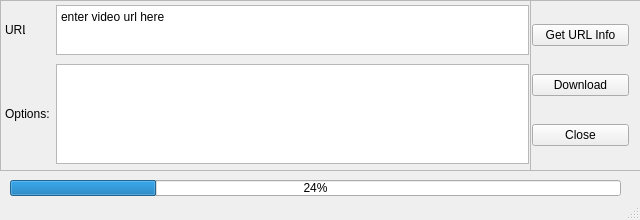
<?xml version="1.0" encoding="UTF-8"?>
<ui version="4.0">
 <author>ABG</author>
 <class>MainWindow</class>
 <widget class="QMainWindow" name="MainWindow">
  <property name="geometry">
   <rect>
    <x>0</x>
    <y>0</y>
    <width>640</width>
    <height>220</height>
   </rect>
  </property>
  <property name="minimumSize">
   <size>
    <width>640</width>
    <height>220</height>
   </size>
  </property>
  <property name="maximumSize">
   <size>
    <width>640</width>
    <height>220</height>
   </size>
  </property>
  <property name="windowTitle">
   <string>YTD</string>
  </property>
  <widget class="QWidget" name="mainWidget">
   <widget class="QFrame" name="infoFrame">
    <property name="geometry">
     <rect>
      <x>0</x>
      <y>0</y>
      <width>531</width>
      <height>171</height>
     </rect>
    </property>
    <property name="frameShape">
     <enum>QFrame::StyledPanel</enum>
    </property>
    <property name="frameShadow">
     <enum>QFrame::Raised</enum>
    </property>
    <widget class="QWidget" name="gridLayoutWidget">
     <property name="geometry">
      <rect>
       <x>0</x>
       <y>0</y>
       <width>531</width>
       <height>171</height>
      </rect>
     </property>
     <layout class="QGridLayout" name="gridLayout" rowstretch="0,0,0">
      <property name="leftMargin">
       <number>5</number>
      </property>
      <property name="topMargin">
       <number>2</number>
      </property>
      <property name="rightMargin">
       <number>2</number>
      </property>
      <property name="bottomMargin">
       <number>2</number>
      </property>
      <item row="2" column="0">
       <widget class="QLabel" name="optionsListLabel">
        <property name="text">
         <string>Options:</string>
        </property>
       </widget>
      </item>
      <item row="2" column="1">
       <widget class="QListWidget" name="optionsList">
        <property name="maximumSize">
         <size>
          <width>500</width>
          <height>100</height>
         </size>
        </property>
       </widget>
      </item>
      <item row="0" column="0">
       <widget class="QLabel" name="urlLabel">
        <property name="sizePolicy">
         <sizepolicy hsizetype="Preferred" vsizetype="Minimum">
          <horstretch>0</horstretch>
          <verstretch>0</verstretch>
         </sizepolicy>
        </property>
        <property name="maximumSize">
         <size>
          <width>20</width>
          <height>30</height>
         </size>
        </property>
        <property name="text">
         <string>URL:</string>
        </property>
       </widget>
      </item>
      <item row="0" column="1">
       <widget class="QPlainTextEdit" name="urlText">
        <property name="sizePolicy">
         <sizepolicy hsizetype="Expanding" vsizetype="Preferred">
          <horstretch>0</horstretch>
          <verstretch>0</verstretch>
         </sizepolicy>
        </property>
        <property name="minimumSize">
         <size>
          <width>0</width>
          <height>30</height>
         </size>
        </property>
        <property name="maximumSize">
         <size>
          <width>500</width>
          <height>50</height>
         </size>
        </property>
        <property name="plainText">
         <string>enter video url here</string>
        </property>
        <property name="placeholderText">
         <string/>
        </property>
       </widget>
      </item>
     </layout>
    </widget>
   </widget>
   <widget class="QProgressBar" name="loadProgressBar">
    <property name="geometry">
     <rect>
      <x>10</x>
      <y>180</y>
      <width>611</width>
      <height>16</height>
     </rect>
    </property>
    <property name="value">
     <number>24</number>
    </property>
   </widget>
   <widget class="QFrame" name="buttonsFrame">
    <property name="geometry">
     <rect>
      <x>530</x>
      <y>0</y>
      <width>111</width>
      <height>171</height>
     </rect>
    </property>
    <property name="frameShape">
     <enum>QFrame::StyledPanel</enum>
    </property>
    <property name="frameShadow">
     <enum>QFrame::Raised</enum>
    </property>
    <widget class="QWidget" name="verticalLayoutWidget">
     <property name="geometry">
      <rect>
       <x>0</x>
       <y>0</y>
       <width>101</width>
       <height>171</height>
      </rect>
     </property>
     <layout class="QVBoxLayout" name="verticalLayout">
      <property name="leftMargin">
       <number>2</number>
      </property>
      <property name="topMargin">
       <number>2</number>
      </property>
      <property name="rightMargin">
       <number>2</number>
      </property>
      <property name="bottomMargin">
       <number>2</number>
      </property>
      <item>
       <widget class="QPushButton" name="getInfoButton">
        <property name="text">
         <string>Get URL Info</string>
        </property>
       </widget>
      </item>
      <item>
       <widget class="QPushButton" name="downloadButton">
        <property name="text">
         <string>Download</string>
        </property>
       </widget>
      </item>
      <item>
       <widget class="QPushButton" name="closeButton">
        <property name="text">
         <string>Close</string>
        </property>
       </widget>
      </item>
     </layout>
    </widget>
   </widget>
  </widget>
  <widget class="QStatusBar" name="statusbar"/>
 </widget>
 <resources/>
 <connections/>
</ui>
